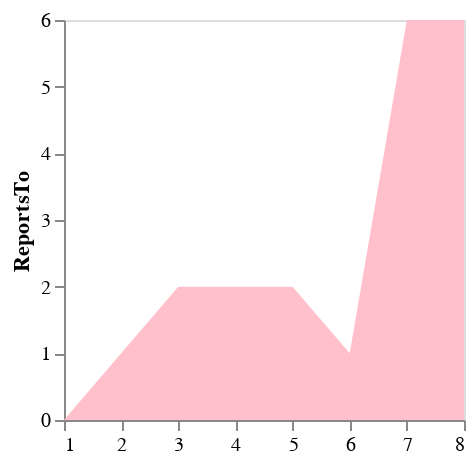

The cell this chart's notebook holds for it:
### Code cell
%XVEGA_PLOT X_FIELD EmployeeId GRID false Y_FIELD ReportsTo MARK area COLOR pink WIDTH 200 HEIGHT 200 <> SELECT EmployeeId, ReportsTo FROM employees

### Figure 1 — Vega-Lite specification as saved in the notebook (floating-point values rounded to 4 significant figures)
{"$schema": "https://vega.github.io/schema/vega-lite/v4.json", "config": {"axis": {"grid": false}}, "data": {"values": [{"EmployeeId": "name", "ReportsTo": "name"}, {"EmployeeId": "1", "ReportsTo": ""}, {"EmployeeId": "2", "ReportsTo": "1"}, {"EmployeeId": "6", "ReportsTo": "1"}, {"EmployeeId": "3", "ReportsTo": "2"}, {"EmployeeId": "4", "ReportsTo": "2"}, {"EmployeeId": "5", "ReportsTo": "2"}, {"EmployeeId": "7", "ReportsTo": "6"}, {"EmployeeId": "8", "ReportsTo": "6"}]}, "encoding": {"x": {"axis": {"title": []}, "field": "EmployeeId", "type": "quantitative"}, "y": {"field": "ReportsTo", "type": "quantitative"}}, "height": 200, "mark": {"color": "pink", "type": "area"}, "width": 200}
